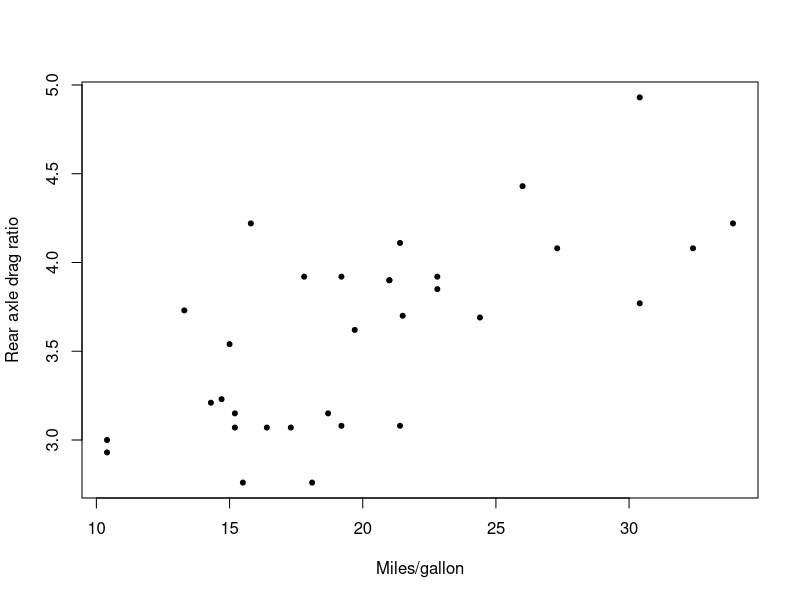

Source code (R):
## ---- chunk 1
knitr::opts_chunk$set(echo=TRUE, collapse=TRUE, message=FALSE, warning=FALSE, dpi=150, fig.width=8, fig.height=6, fig.path="figs/")
## ---- chunk 2
library(data.table)
library(magrittr)
library(sf)
library(raster)
library(ggplot2)

## ---- chunk 3
with(mtcars, plot(mpg, drat, xlab="Miles/gallon", ylab="Rear axle drag ratio", pch=20))
## ---- chunk 4
randstr <- function(length=10) {
  paste0(sample(c(letters, LETTERS), length, replace=TRUE), collapse="")
}
set.seed(1234L)
randstr()
